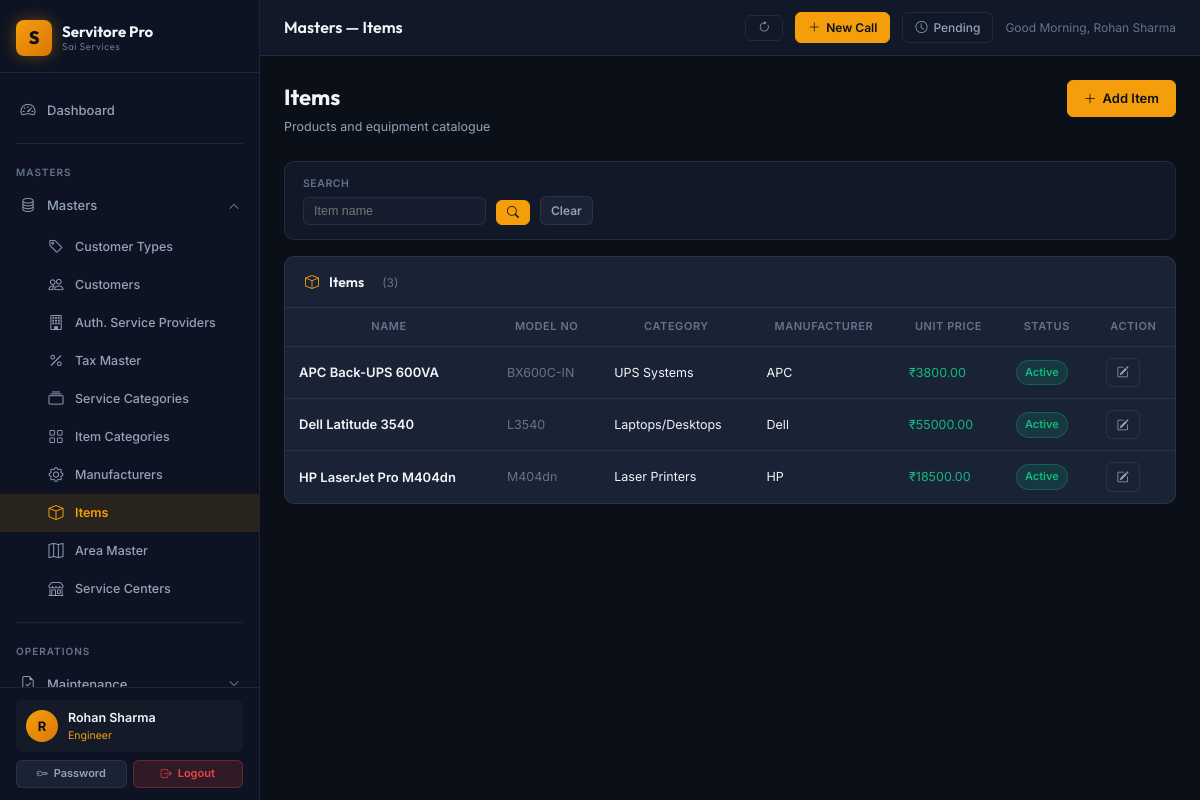
/masters/items (signed in), run on the app's committed database.
### app/models/user.py (models this page shows, shortened)
class User(db.Model, UserMixin):
    __tablename__ = 'users'
    id = db.Column(db.Integer, primary_key=True)
    username = db.Column(db.String(64), unique=True, nullable=False, index=True)
    email = db.Column(db.String(120), unique=True, nullable=False)
    full_name = db.Column(db.String(120), nullable=False, default='')
    password_hash = db.Column(db.String(256), nullable=False)
    role = db.Column(db.String(20), nullable=False, default='Viewer')
    is_active = db.Column(db.Boolean, nullable=False, default=True)
    phone = db.Column(db.String(20), nullable=True)
    area_id = db.Column(db.Integer, db.ForeignKey('area_masters.id'), nullable=True)
    created_at = db.Column(db.DateTime, default=datetime.utcnow)
    last_login_at = db.Column(db.DateTime, nullable=True)
    area = db.relationship('AreaMaster', foreign_keys=[area_id], lazy='select')

### app/models/item.py (models this page shows, shortened)
class Item(db.Model):
    __tablename__ = 'items'
    id = db.Column(db.Integer, primary_key=True)
    name = db.Column(db.String(150), nullable=False)
    model_no = db.Column(db.String(100), nullable=True)
    serial_no_required = db.Column(db.Boolean, default=False)
    category_id = db.Column(db.Integer, db.ForeignKey('item_categories.id'), nullable=True)
    manufacturer_id = db.Column(db.Integer, db.ForeignKey('manufacturers.id'), nullable=True)
    unit_price = db.Column(db.Float, default=0.0)
    is_active = db.Column(db.Boolean, default=True)
    created_at = db.Column(db.DateTime, default=datetime.utcnow)

class Manufacturer(db.Model):
    __tablename__ = 'manufacturers'
    id = db.Column(db.Integer, primary_key=True)
    name = db.Column(db.String(150), unique=True, nullable=False)
    contact = db.Column(db.String(100), nullable=True)
    phone = db.Column(db.String(20), nullable=True)
    email = db.Column(db.String(120), nullable=True)
    address = db.Column(db.Text, nullable=True)
    created_at = db.Column(db.DateTime, default=datetime.utcnow)
    items = db.relationship('Item', backref='manufacturer', lazy=True)

### app/models/categories.py (models this page shows, shortened)
class ItemCategory(db.Model):
    __tablename__ = 'item_categories'
    id = db.Column(db.Integer, primary_key=True)
    name = db.Column(db.String(100), unique=True, nullable=False)
    description = db.Column(db.String(255), nullable=True)
    created_at = db.Column(db.DateTime, default=datetime.utcnow)
    items = db.relationship('Item', backref='category', lazy=True)

### app/blueprints/masters/routes.py (the view)
@masters_bp.route('/items')
@login_required
def items():
    q = request.args.get('q', '')
    query = Item.query
    if q:
        query = query.filter(Item.name.ilike(f'%{q}%'))
    all_items = query.order_by(Item.name).all()
    return render_template('masters/item/list.html', items=all_items, q=q)

### app/templates/masters/item/list.html (shortened to what this page needs)
{% extends 'layouts/base.html' %}
{% block topbar_title %}Masters — Items{% endblock %}
{% block content %}
<div class="page-header">
  <div><div class="page-title">Items</div><div class="page-subtitle">Products and equipment catalogue</div></div>
  <a href="{{ url_for('masters.add_item') }}" class="btn btn-primary"><i class="bi bi-plus-lg"></i> Add Item</a>
</div>
<div class="filters-bar">
  <form method="GET" style="display:contents;">
    <div class="filter-group"><div class="filter-label">Search</div><input type="text" name="q" class="filter-control" placeholder="Item name" value="{{ q }}"></div>
    <button type="submit" class="btn btn-primary btn-sm" style="align-self:flex-end;"><i class="bi bi-search"></i></button>
    <a href="{{ url_for('masters.items') }}" class="btn btn-secondary btn-sm" style="align-self:flex-end;">Clear</a>
  </form>
</div>
<div class="card">
  <div class="card-header"><i class="bi bi-box text-accent"></i><span class="card-header-title">Items</span><span style="margin-left:8px;font-size:12px;color:var(--text-muted);">({{ items|length }})</span></div>
  <div class="table-responsive">
    {% if items %}
    <table class="data-table">
      <thead><tr><th>Name</th><th>Model No</th><th>Category</th><th>Manufacturer</th><th>Unit Price</th><th>Status</th><th>Action</th></tr></thead>
      <tbody>
        {% for it in items %}
        <tr>
          <td class="fw-600">{{ it.name }}</td>
          <td style="font-size:12.5px;color:var(--text-muted);">{{ it.model_no or '—' }}</td>
          <td style="font-size:12.5px;">{{ it.category.name if it.category else '—' }}</td>
          <td style="font-size:12.5px;">{{ it.manufacturer.name if it.manufacturer else '—' }}</td>
          <td style="font-size:12.5px;color:var(--status-closed);">{{ '₹%.2f'|format(it.unit_price) if it.unit_price else '—' }}</td>
          <td><span class="badge badge-{{ 'active' if it.is_active else 'expired' }}">{{ 'Active' if it.is_active else 'Inactive' }}</span></td>
          <td><a href="{{ url_for('masters.edit_item', id=it.id) }}" class="btn btn-sm btn-secondary"><i class="bi bi-pencil-square"></i></a></td>
        </tr>
        {% endfor %}
      </tbody>
    </table>
    {% else %}
    <div class="empty-state"><i class="bi bi-box"></i><h3>No items found</h3></div>
    {% endif %}
  </div>
</div>
{% endblock %}

### app/templates/layouts/base.html (shortened to what this page needs)
<!DOCTYPE html>
<html lang="en">
<head>
  <link rel="stylesheet" href="https://cdn.jsdelivr.net/npm/bootstrap-icons@1.11.3/font/bootstrap-icons.min.css">
  <link rel="stylesheet" href="{{ url_for('static', filename='css/main.css') }}">
</head>
<body>
<div class="app-shell">
  <aside class="sidebar" id="sidebar">
    <div class="sidebar-brand">
      <div class="brand-icon">S</div>
      <div class="brand-text">
        Servitore Pro
        <small>Sai Services</small>
      </div>
    </div>
    <nav style="flex:1; padding: 8px 0; overflow-y: auto;">
      <div class="nav-section">
        <a href="{{ url_for('dashboard.index') }}" class="nav-link {% if request.blueprint == 'dashboard' %}active{% endif %}">
          <i class="bi bi-speedometer2"></i> Dashboard
        </a>
      </div>
      <div class="divider" style="margin: 4px 16px;"></div>
      <div class="nav-section">
        <div class="nav-section-label">Masters</div>
        <div class="nav-item">
          <a class="nav-link" data-bs-toggle="collapse" href="#mastersMenu" role="button"
             aria-expanded="{% if request.blueprint == 'masters' %}true{% else %}false{% endif %}">
            <i class="bi bi-database"></i>
            <span>Masters</span>
            <i class="bi bi-chevron-down nav-arrow"></i>
          </a>
          <div class="collapse {% if request.blueprint == 'masters' %}show{% endif %}" id="mastersMenu">
            <ul class="nav-submenu">
              <li><a href="{{ url_for('masters.customer_types') }}" class="nav-link {% if request.path.startswith('/masters/customer-type') %}active{% endif %}"><i class="bi bi-tag"></i> Customer Types</a></li>
              <li><a href="{{ url_for('masters.customers') }}" class="nav-link {% if request.path.startswith('/masters/customer') and 'type' not in request.path %}active{% endif %}"><i class="bi bi-people"></i> Customers</a></li>
              <li><a href="{{ url_for('masters.asps') }}" class="nav-link {% if request.path.startswith('/masters/asp') %}active{% endif %}"><i class="bi bi-building"></i> Auth. Service Providers</a></li>
              <li><a href="{{ url_for('masters.taxes') }}" class="nav-link {% if request.path.startswith('/masters/tax') %}active{% endif %}"><i class="bi bi-percent"></i> Tax Master</a></li>
              <li><a href="{{ url_for('masters.service_categories') }}" class="nav-link {% if request.path.startswith('/masters/service-cat') %}active{% endif %}"><i class="bi bi-collection"></i> Service Categories</a></li>
              <li><a href="{{ url_for('masters.item_categories') }}" class="nav-link {% if request.path.startswith('/masters/item-cat') %}active{% endif %}"><i class="bi bi-grid"></i> Item Categories</a></li>
              <li><a href="{{ url_for('masters.manufacturers') }}" class="nav-link {% if request.path.startswith('/masters/manufacturer') %}active{% endif %}"><i class="bi bi-gear"></i> Manufacturers</a></li>
              <li><a href="{{ url_for('masters.items') }}" class="nav-link {% if request.path.startswith('/masters/item') and 'cat' not in request.path %}active{% endif %}"><i class="bi bi-box"></i> Items</a></li>
              <li><a href="{{ url_for('masters.areas') }}" class="nav-link {% if request.path.startswith('/masters/area') %}active{% endif %}"><i class="bi bi-map"></i> Area Master</a></li>
              <li><a href="{{ url_for('masters.service_centers') }}" class="nav-link {% if request.path.startswith('/masters/service-center') %}active{% endif %}"><i class="bi bi-shop"></i> Service Centers</a></li>
            </ul>
          </div>
        </div>
      </div>
      <div class="divider" style="margin: 4px 16px;"></div>
      <div class="nav-section">
        <div class="nav-section-label">Operations</div>
        <div class="nav-item">
          <a class="nav-link" data-bs-toggle="collapse" href="#maintenanceMenu" role="button"
             aria-expanded="{% if request.blueprint == 'maintenance' %}true{% else %}false{% endif %}">
            <i class="bi bi-file-earmark-check"></i>
            <span>Maintenance</span>
            <i class="bi bi-chevron-down nav-arrow"></i>
          </a>
        </div>
      </div>
    </nav>
    <div class="sidebar-footer">
      {% if current_user.is_authenticated %}
      <div class="sidebar-user">
        <div class="user-avatar">{{ (current_user.full_name or current_user.username)[0]|upper }}</div>
        <div class="user-info">
          <div class="user-name">{{ current_user.full_name or current_user.username }}</div>
          <div class="user-role">{{ current_user.role }}</div>
        </div>
      </div>
      <div style="display:flex; gap:6px; margin-top:8px;">
        <a href="{{ url_for('auth.change_password') }}" class="btn btn-secondary btn-sm" style="flex:1; justify-content:center; font-size:11px;"><i class="bi bi-key"></i> Password</a>
        <a href="{{ url_for('auth.logout') }}" class="btn btn-danger btn-sm" style="flex:1; justify-content:center; font-size:11px;"><i class="bi bi-box-arrow-right"></i> Logout</a>
      </div>
      {% endif %}
    </div>
  </aside>
  <div class="main-wrapper">
    <header class="topbar">
      <div>
        <div class="topbar-title font-outfit">{% block topbar_title %}Servitore Pro{% endblock %}</div>
      </div>
      <div class="topbar-actions">
        <button onclick="window.location.reload();" class="topbar-btn" title="Refresh Page">
          <i class="bi bi-arrow-clockwise"></i>
        </button>
        <a href="{{ url_for('service.register') }}" class="topbar-btn primary" title="Service Call Register (F3)">
          <i class="bi bi-plus-lg"></i> New Call
        </a>
        <a href="{{ url_for('service.pending_calls') }}" class="topbar-btn" title="Pending Calls (Ctrl+P)">
          <i class="bi bi-clock"></i>
          <span class="d-none d-sm-inline">Pending</span>
        </a>
        {% if current_user.is_authenticated %}
        <span style="font-size:12px; color:var(--text-muted);" id="header-greeting" data-name="{{ current_user.full_name or current_user.username }}"></span>
        {% endif %}
      </div>
    </header>
    <main class="content-area">
      {% block content %}{% endblock %}
    </main>
  </div>
</div>
</body>
</html>

### data on the page
User: full_name "R", full_name "Rohan Sharma", role "Engineer"
Item: name "APC Back-UPS 600VA", model_no "BX600C-IN", category "UPS Systems", manufacturer "APC", unit_price "₹3800.00", is_active "Active"
Item: name "Dell Latitude 3540", model_no "L3540", category "Laptops/Desktops", manufacturer "Dell", unit_price "₹55000.00", is_active "Active"
Item: name "HP LaserJet Pro M404dn", model_no "M404dn", category "Laser Printers", manufacturer "HP", unit_price "₹18500.00", is_active "Active"

### other printed values
{{ items|length }} "3"
